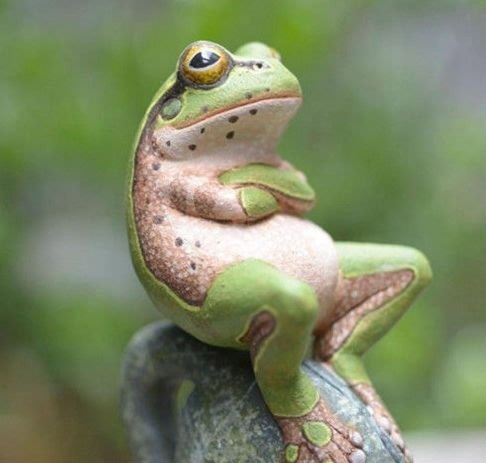
#> input picture frogg.jpg, 486 x 463 px
$ python cv_pra2.py
#> lines starting #> are read from the running program, lines starting #| are printed output that depends on the picture
from operator import ilshift
from sys import flags
import numpy as np
import cv2 as cv
import os
from matplotlib import pyplot as plt

def get_dft(arr:np.ndarray, savePath:str):
    dft_arr = cv.dft(np.float32(arr) , flags = cv.DFT_COMPLEX_OUTPUT)
    dft_shift = np.fft.fftshift(dft_arr)
    spectrum = 20*np.log(cv.magnitude(dft_shift[:,:,0], dft_shift[:,:,1]))
    plt.subplot(),plt.imshow(spectrum, cmap = 'gray'),
    plt.imsave(savePath, spectrum)
    #plt.savefig(savePath, bbox_inches='tight')
    fre_img=cv.imread(savePath, cv.IMREAD_GRAYSCALE)
    os.remove(savePath)
    cv.imwrite(savePath, fre_img)
    return dft_shift

def get_idft(arr:np.ndarray , savePath:str):
    arr_ishift = np.fft.ifftshift(arr)
    idft_arr = cv.idft(arr_ishift)
    idft_img = cv.magnitude (idft_arr[:,:,0],idft_arr[:,:,1])
    plt.subplot()
    img=plt.imshow(idft_img, cmap = 'gray')
    plt.imsave(savePath, idft_img)
    gray_img=cv.imread(savePath, cv.IMREAD_GRAYSCALE)
    os.remove(savePath)
    cv.imwrite(savePath, gray_img)
    return gray_img

img = cv.imread("frogg.jpg", cv.IMREAD_GRAYSCALE)
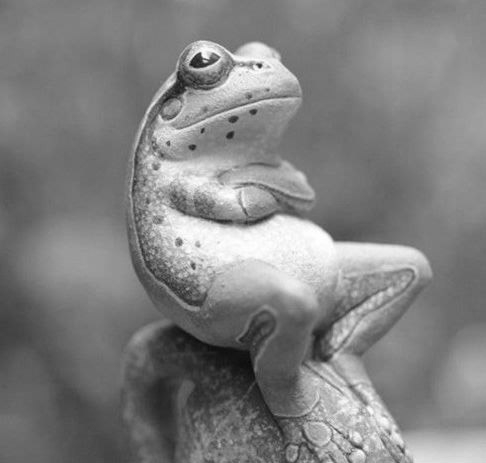
#> img: shape (463, 486); min 8, max 255, mean 128.3
saveP = input("Enter the save path for dft graph:")
#> the answer given: out.png
aa = get_dft(img, saveP)
#> in get_dft, `spectrum = 20*np.log(cv.magnitude(dft_shift[:,:,0], dft_shift[:,:,1]))`:
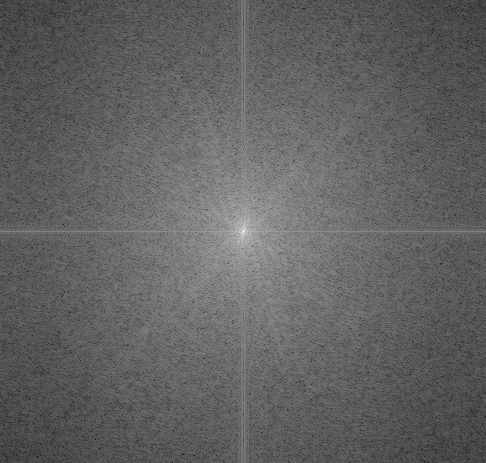
#> spectrum: shape (463, 486) float32; min 17.14, max 343.6, mean 142.7; drawn with min black and max white
#> in get_dft, `plt.imsave(savePath, spectrum)`:
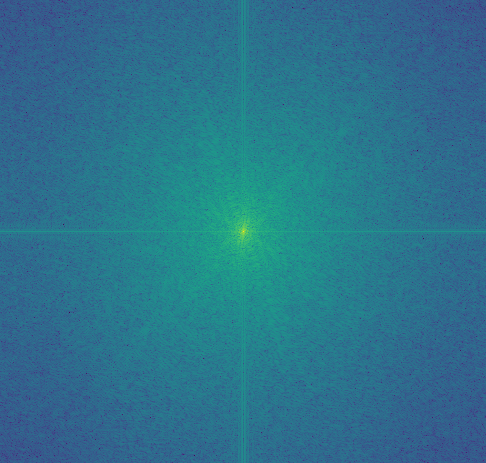
#> saved as out.png: shape (463, 486, 3); mean R, G, B 43.5, 115.5, 140.9
#> in get_dft, `fre_img=cv.imread(savePath, cv.IMREAD_GRAYSCALE)`:
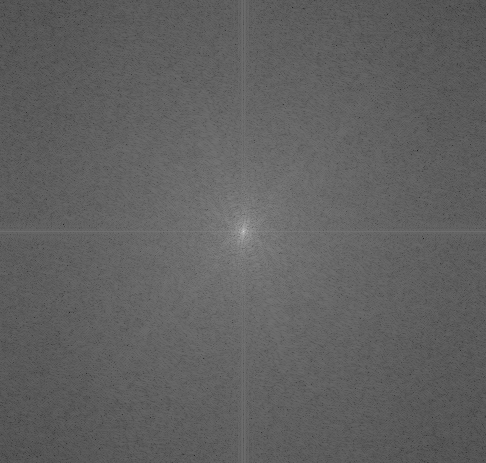
#> fre_img: shape (463, 486); min 30, max 215, mean 96.4
f_img =cv.imread(saveP, cv.IMREAD_UNCHANGED)
cv.imshow("DFT", f_img) #Show dft img.
cv.waitKey(0)
cv.destroyWindow("DFT")
iaa = get_idft(aa, input("Enter the save path for idft graph:"))
#> the answer given: out.png
#> in get_idft, `plt.imsave(savePath, idft_img)`:
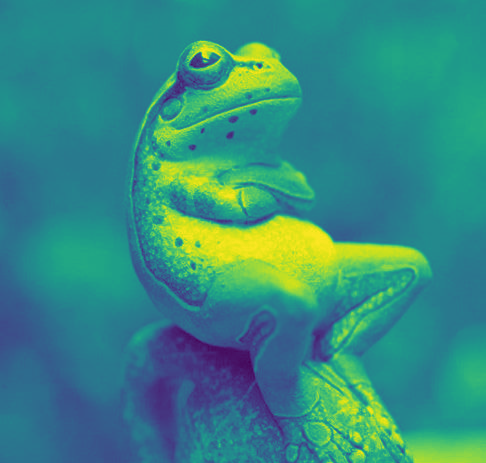
#> saved as out.png: shape (463, 486, 3); mean R, G, B 53.1, 138.6, 129.9
#> in get_idft, `gray_img=cv.imread(savePath, cv.IMREAD_GRAYSCALE)`:
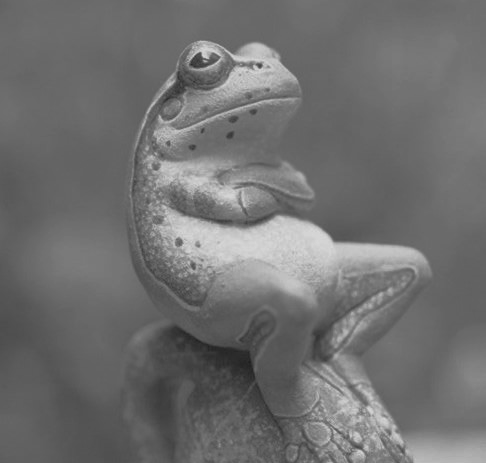
#> gray_img: shape (463, 486); min 30, max 215, mean 111.5
cv.imshow("IDFT", iaa) #Show idft img.
cv.waitKey(0)
cv.destroyWindow("IDFT")

$ run again, with dog.jpg copied over frogg.jpg
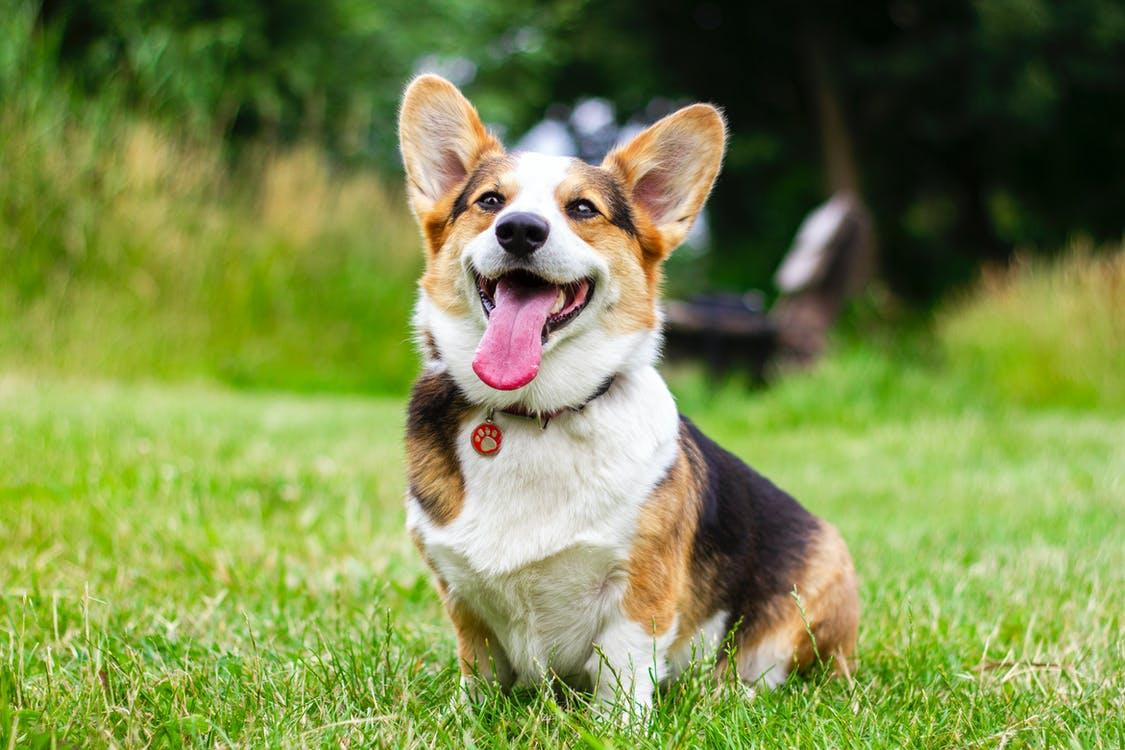
#> input picture dog.jpg, 1125 x 750 px
#> in get_idft, `plt.imsave(savePath, idft_img)`:
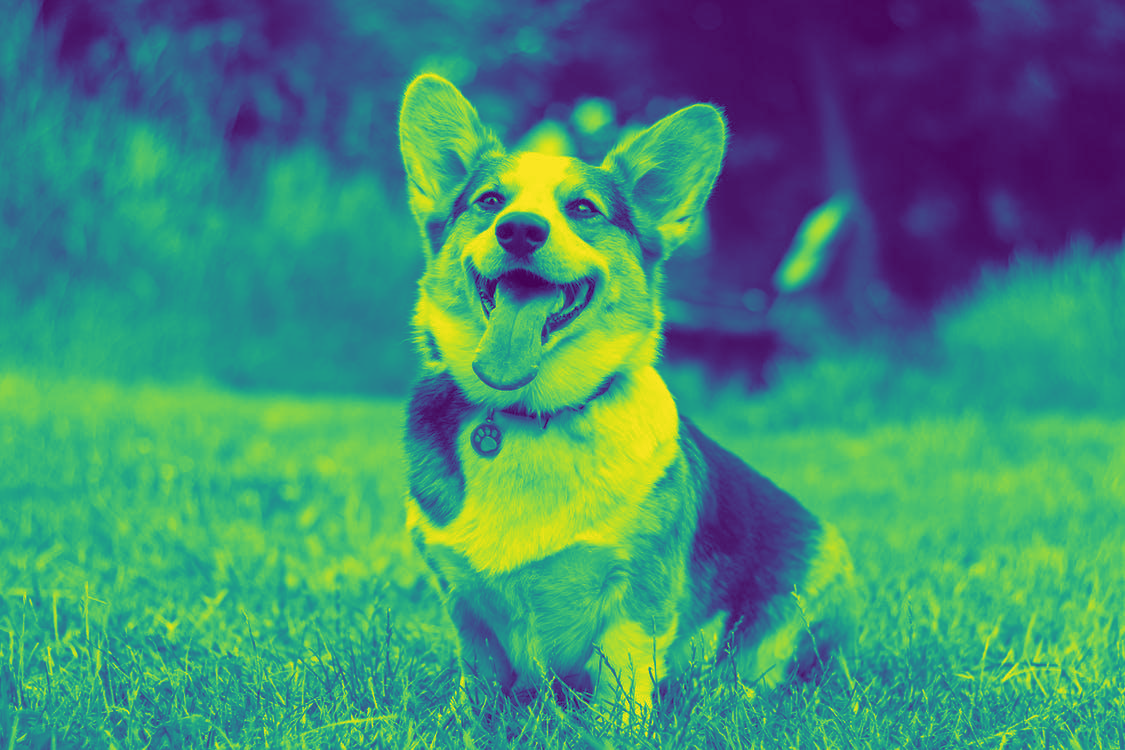
#> saved as out.png: shape (750, 1125, 3); mean R, G, B 66, 138.5, 117.3
#> in get_idft, `gray_img=cv.imread(savePath, cv.IMREAD_GRAYSCALE)`:
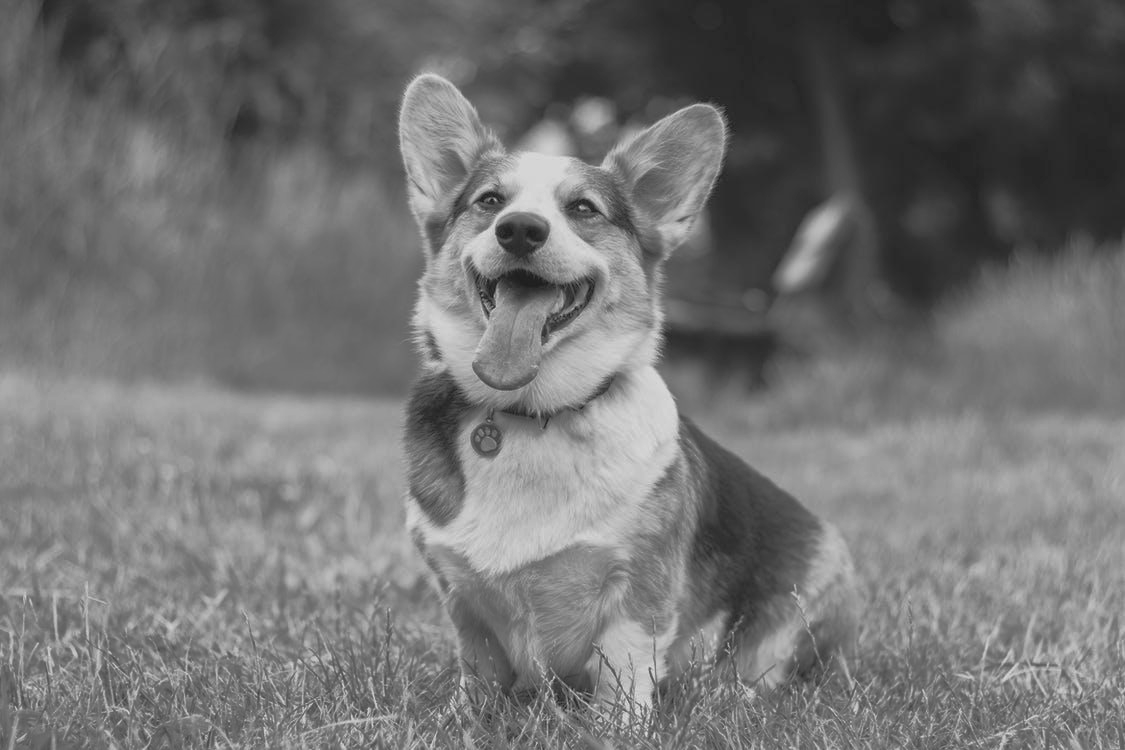
#> gray_img: shape (750, 1125); min 30, max 215, mean 113.9
